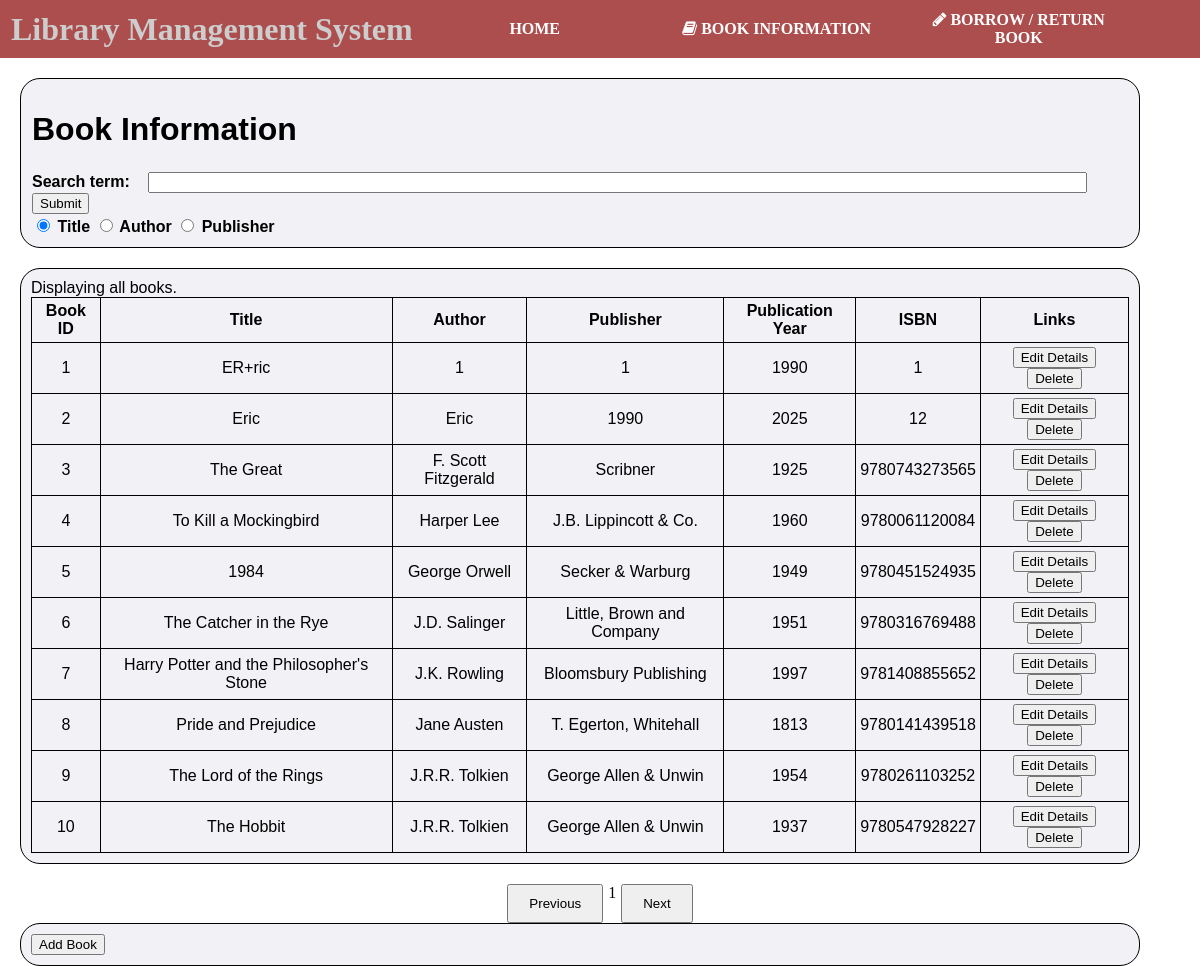
The page /testing.php on the database its author committed.
### tables this page shows
CREATE TABLE `books` (
  `book_id` int(11) NOT NULL,
  `title` varchar(255) NOT NULL,
  `author` varchar(255) NOT NULL,
  `publisher` varchar(255) NOT NULL,
  `publication_year` int(4) NOT NULL,
  `isbn` varchar(255) NOT NULL,
  `available` tinyint(1) NOT NULL
);

### testing.php (the view, shortened to what this page needs)
<!DOCTYPE html>
<html lang="en">
<head>
    <link rel="stylesheet" type="text/css" href="style.css">
    <link rel="stylesheet" href="https://stackpath.bootstrapcdn.com/font-awesome/4.7.0/css/font-awesome.min.css">
</head>
<body>
    <div class="headerBar">
        <table>
            <tr>
                <td colspan="4" style="font-size: 32px;">Library Management System</td>
                <td><a href="index.html">HOME</a></td>
                <td><a href="search.php"><i class="fa fa-book"></i>&nbsp;BOOK INFORMATION</a></td>
                <td><a href="borrow.php"><i class="fa fa-pencil"></i>&nbsp;BORROW / RETURN BOOK</a></td>
            </tr>
        </table>
    </div>
    <div id="divSearch" class="divSection">
        <form action="search.php" method="get">
            <table class="search">
                <tr>
                    <th><h1>Book Information</h1></th>
                </tr>
                <tr>
                    <th>Search term: &nbsp;&nbsp;
                        <input type="text" name="search_term">
                        <button type="submit">Submit</button>
                    </th>
                </tr>
                <tr>
                    <th>
                        <input type="radio" name="search_type" value="title" checked> Title
                        <input type="radio" name="search_type" value="author"> Author
                        <input type="radio" name="search_type" value="publisher"> Publisher
                    </th>
                </tr>
            </table>
        </form>
    </div>
    <div id="divResult" class="divSection">
        <?php
        require 'dataconnection.php';
        function showTable($query, $header) {
            global $connect;
            $result = mysqli_query($connect, $query);
            if (!isset($_GET['editBookId'])) $editBookId = 0;
            else $editBookId = $_GET['editBookId'];
            echo "$header<br>";
            if ($result && mysqli_num_rows($result) > 0) {
                echo "<table class='result'>";
                echo "<tr>";
                echo "<th>Book ID</th>";
                echo "<th>Title</th>";
                echo "<th>Author</th>";
                echo "<th>Publisher</th>";
                echo "<th>Publication Year</th>";
                echo "<th>ISBN</th>";
                echo "<th>Links</th>";
                echo "</tr>";
                while ($row = mysqli_fetch_assoc($result)) {
                    $book_id = $row['book_id'];
                    echo "<tr class='book-row'>";
                    echo "<td>" . $book_id . "</td>";
                    echo "<td>" . $row['title'] . "</td>";
                    echo "<td>" . $row['author'] . "</td>";
                    echo "<td>" . $row['publisher'] . "</td>";
                    echo "<td>" . $row['publication_year'] . "</td>";
                    echo "<td>" . $row['isbn'] . "</td>";
                    echo "<td>";
                    echo "<button onclick='editBook($book_id)'" . ($editBookId == $book_id ? "disabled" : "") . ">Edit Details</button> ";
                    echo "<button onclick='deleteBook($book_id)'>Delete</button>";
                    echo "</td>";
                    echo "</tr>";
                }
                echo "</table>";
            } else {
                echo "No results found.";
            }
        }
        if (isset($_GET["search_term"]) && isset($_GET["search_type"])) {
            $searchTerm = $_GET["search_term"];
            $searchType = $_GET["search_type"];
            $headerString = ($searchTerm == "" ? "Displaying all books" : "Displaying all $searchType containing \"$searchTerm\":");
            showTable("SELECT * FROM books WHERE $searchType LIKE '%$searchTerm%'", $headerString);
        } else {
            showTable("SELECT * FROM books", "Displaying all books.");
        }
        ?>
    </div>
    <div class="pagination">
        <button id="prevPage">Previous</button>
        <span id="currentPage">1</span>
        <button id="nextPage">Next</button>
    </div>
    <div id="divAction" class="divSection">
        <button onclick="toggleAddBookForm()">Add Book</button>
    </div>
</body>
</html>

### style.css (style rules this page uses)
html, body { height: 100%; margin: 0; background-image: url("https://img.freepik.com/premium-photo/blurred-bookshelf-library-room-your-background-design_1484-1305.jpg"); background-size: cover; background-position: center; }
table { border-collapse: collapse; }
table.search, table.search th { text-align: left; width: 100%; }
table.result td, table.result th { border: 1px solid black; text-align: center; padding: 4px; }
input[type=text] { width: 85%; }
.headerBar { position: sticky; top: 0; background-color: rgb(172, 78, 78); color: #CDCDCD; margin-bottom: 20px; padding-left: 10px; font-family: "Century Gothic"; font-weight: bold; }
a { color: #CDCDCD; text-decoration: none; width: 220px; color: white; display: block; font-size: 16px; text-align: center; padding: 10px; border-radius: 10px; font-family: "Century Gothic"; font-weight: bold; }
.divSection { border: solid 1px black; border-radius: 20px; margin-left: 20px; margin-right: 5%; margin-bottom: 20px; padding: 10px; background-color: #f0f0f6e6; font-family: 'Trebuchet MS', 'Lucida Sans Unicode', 'Lucida Grande', 'Lucida Sans', Arial, sans-serif; }

### testing.php (style rules this page uses)
.pagination { display: flex; justify-content: center; margin-top: 20px; }
.pagination button { margin: 0 5px; padding: 10px 20px; }
.book-row { display: none; }

### rows shown on the page
books: book_id "1", title "ER+ric", author "1", publisher "1", publication_year "1990", isbn "1"
books: book_id "2", title "Eric", author "Eric", publisher "1990", publication_year "2025", isbn "12"
books: book_id "3", title "The Great", author "F. Scott Fitzgerald", publisher "Scribner", publication_year "1925", isbn "9780743273565"
books: book_id "4", title "To Kill a Mockingbird", author "Harper Lee", publisher "J.B. Lippincott & Co.", publication_year "1960", isbn "9780061120084"
books: book_id "5", title "1984", author "George Orwell", publisher "Secker & Warburg", publication_year "1949", isbn "9780451524935"
books: book_id "6", title "The Catcher in the Rye", author "J.D. Salinger", publisher "Little, Brown and Company", publication_year "1951", isbn "9780316769488"
books: book_id "7", title "Harry Potter and the Philosopher's Stone", author "J.K. Rowling", publisher "Bloomsbury Publishing", publication_year "1997", isbn "9781408855652"
books: book_id "8", title "Pride and Prejudice", author "Jane Austen", publisher "T. Egerton, Whitehall", publication_year "1813", isbn "9780141439518"
books: book_id "9", title "The Lord of the Rings", author "J.R.R. Tolkien", publisher "George Allen & Unwin", publication_year "1954", isbn "9780261103252"
books: book_id "10", title "The Hobbit", author "J.R.R. Tolkien", publisher "George Allen & Unwin", publication_year "1937", isbn "9780547928227"

### other values the page prints
$header "Displaying all books."
